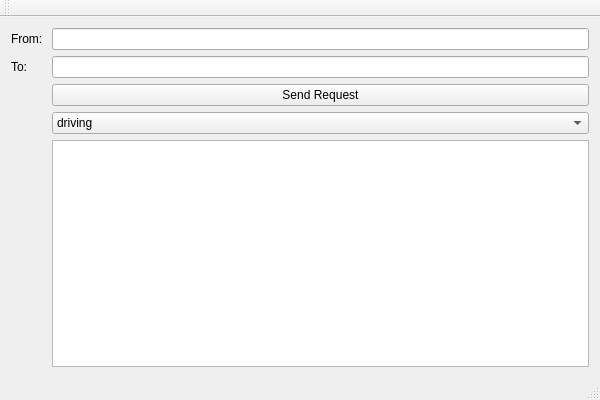
<?xml version="1.0" encoding="UTF-8"?>
<ui version="4.0">
 <class>mainwindowClass</class>
 <widget class="QMainWindow" name="mainwindowClass">
  <property name="geometry">
   <rect>
    <x>0</x>
    <y>0</y>
    <width>600</width>
    <height>400</height>
   </rect>
  </property>
  <property name="windowTitle">
   <string>Distance Matrix API</string>
  </property>
  <widget class="QWidget" name="centralWidget">
   <layout class="QGridLayout" name="gridLayout">
    <item row="1" column="0">
     <widget class="QLabel" name="label_2">
      <property name="text">
       <string>To: </string>
      </property>
     </widget>
    </item>
    <item row="2" column="1">
     <widget class="QPushButton" name="search">
      <property name="text">
       <string>Send Request</string>
      </property>
     </widget>
    </item>
    <item row="0" column="0">
     <widget class="QLabel" name="label">
      <property name="text">
       <string>From: </string>
      </property>
     </widget>
    </item>
    <item row="4" column="1">
     <widget class="QTextEdit" name="result"/>
    </item>
    <item row="1" column="1">
     <widget class="QLineEdit" name="to"/>
    </item>
    <item row="0" column="1">
     <widget class="QLineEdit" name="from"/>
    </item>
    <item row="3" column="1">
     <widget class="QComboBox" name="vehicle">
      <item>
       <property name="text">
        <string>driving</string>
       </property>
      </item>
      <item>
       <property name="text">
        <string>bicycle</string>
       </property>
      </item>
      <item>
       <property name="text">
        <string>walk</string>
       </property>
      </item>
     </widget>
    </item>
   </layout>
  </widget>
  <widget class="QMenuBar" name="menuBar">
   <property name="geometry">
    <rect>
     <x>0</x>
     <y>0</y>
     <width>600</width>
     <height>22</height>
    </rect>
   </property>
  </widget>
  <widget class="QToolBar" name="mainToolBar">
   <attribute name="toolBarArea">
    <enum>TopToolBarArea</enum>
   </attribute>
   <attribute name="toolBarBreak">
    <bool>false</bool>
   </attribute>
  </widget>
  <widget class="QStatusBar" name="statusBar"/>
 </widget>
 <layoutdefault spacing="6" margin="11"/>
 <resources>
  <include location="mainwindow.qrc"/>
 </resources>
 <connections/>
</ui>
